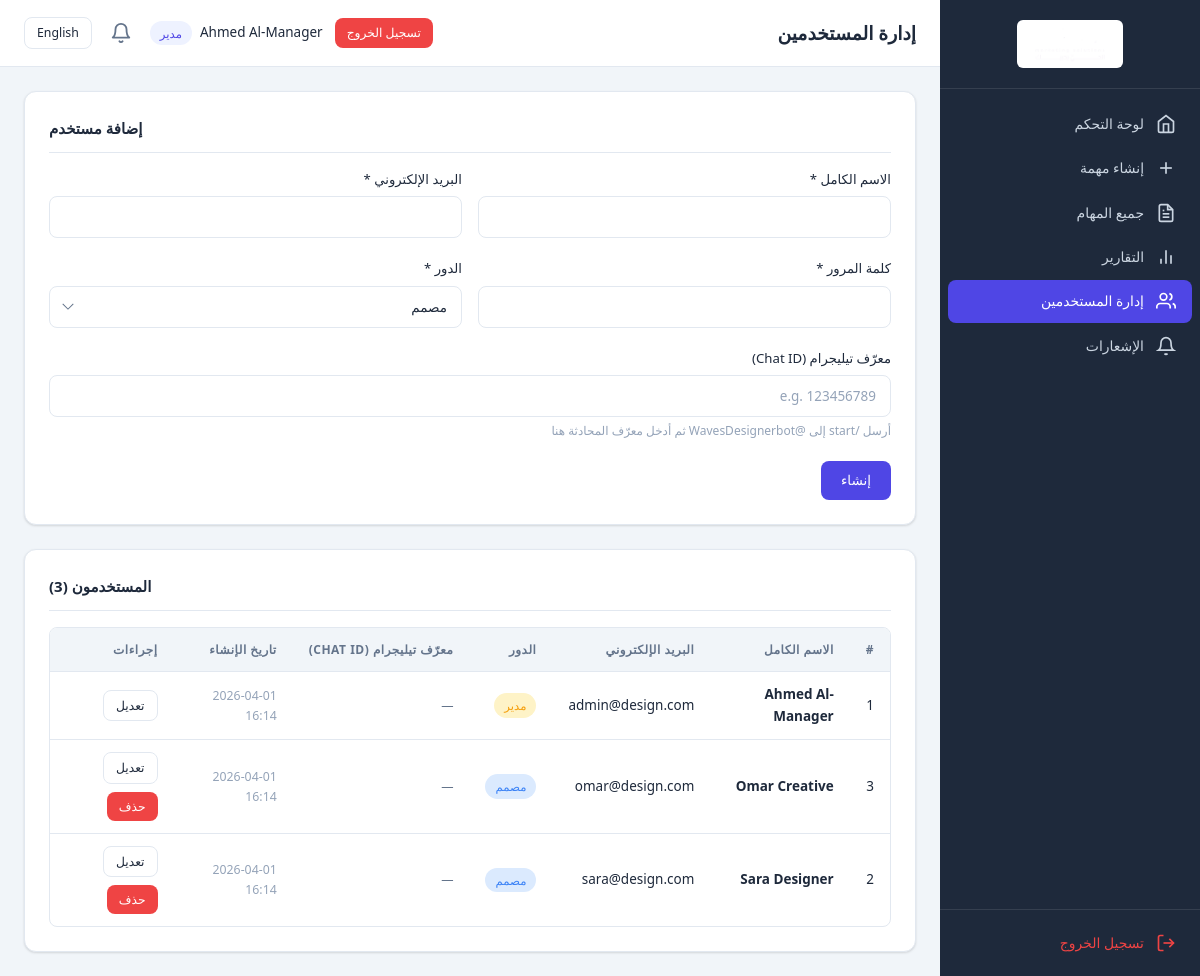
Page /manager/users.php (signed in) on the committed database.
### tables this page shows
CREATE TABLE IF NOT EXISTS `users` (
    `id` INT UNSIGNED NOT NULL AUTO_INCREMENT,
    `full_name` VARCHAR(100) NOT NULL,
    `email` VARCHAR(150) NOT NULL,
    `password` VARCHAR(255) NOT NULL,
    `role` ENUM('manager', 'designer') NOT NULL DEFAULT 'designer',
    `language_preference` ENUM('en', 'ar') NOT NULL DEFAULT 'en',
    `telegram_chat_id` VARCHAR(50) NULL DEFAULT NULL,
    `created_at` DATETIME NOT NULL DEFAULT CURRENT_TIMESTAMP,
    `updated_at` DATETIME NOT NULL DEFAULT CURRENT_TIMESTAMP ON UPDATE CURRENT_TIMESTAMP,
    PRIMARY KEY (`id`),
    UNIQUE KEY `idx_email` (`email`)
);

### includes/language.php (called while the page is built, shortened)
<?php
function loadLanguage() {
    $langFile = __DIR__ . '/../config/lang_' . $_SESSION['lang'] . '.php';
    return $lang;
}
function getCurrentLang() {
    return $_SESSION['lang'] ?? 'en';
}
function getDirection() {
    return (getCurrentLang() === 'ar') ? 'rtl' : 'ltr';
}
function __($key) {
    global $lang;
    return $lang[$key] ?? $key;
}

### includes/auth.php (called while the page is built, shortened)
<?php
require_once __DIR__ . '/language.php';
$lang = loadLanguage();
function isLoggedIn() {
    return isset($_SESSION['user_id']) && !empty($_SESSION['user_id']);
}
function getCurrentUser() {
    return [
        'id'        => $_SESSION['user_id'],
        'full_name' => $_SESSION['full_name'],
        'email'     => $_SESSION['email'],
        'role'      => $_SESSION['role'],
    ];
}
function isManager() {
    return isLoggedIn() && $_SESSION['role'] === ROLE_MANAGER;
}
function generateCSRFToken() {
    return $_SESSION['csrf_token'];
}
function sanitize($input) {
    return htmlspecialchars(trim($input), ENT_QUOTES, 'UTF-8');
}

### includes/helpers.php (called while the page is built, shortened)
<?php
function formatDateTime($date) {
    return date('Y-m-d H:i', strtotime($date));
}
function getAllUsers() {
    $pdo = getDBConnection();
    $stmt = $pdo->query("SELECT id, full_name, email, role, telegram_chat_id, created_at FROM users ORDER BY role, full_name");
    return $stmt->fetchAll();
}

### manager/users.php (the view, shortened to what this page needs)
<?php
require_once __DIR__ . '/../includes/auth.php';
require_once __DIR__ . '/../includes/helpers.php';
$pageTitle = __('user_management');
$editUser = null;
$users = getAllUsers();
include __DIR__ . '/../templates/header.php';
?>
<div class="card mb-3">
    <div class="card-header">
        <h2 class="card-title"><?= $editUser ? __('edit_user') : __('add_user') ?></h2>
    </div>
    <form method="POST" action="/manager/users.php" data-validate="true">
        <div class="form-row">
            <div class="form-group">
                <label class="form-label" for="full_name"><?= __('full_name') ?> *</label>
                <input type="text" id="full_name" name="full_name" class="form-control"
                       value="<?= sanitize($editUser['full_name'] ?? $fullName ?? '') ?>" required>
            </div>
            <div class="form-group">
                <label class="form-label" for="email"><?= __('email') ?> *</label>
                <input type="email" id="email" name="email" class="form-control"
                       value="<?= sanitize($editUser['email'] ?? $email ?? '') ?>" required>
            </div>
        </div>
        <div class="form-row">
            <div class="form-group">
                <label class="form-label" for="password"><?= __('password') ?> <?= $editUser ? '' : '*' ?></label>
                <input type="password" id="password" name="password" class="form-control"
                       <?= $editUser ? '' : 'required' ?> minlength="6">
            </div>
            <div class="form-group">
                <label class="form-label" for="role"><?= __('role') ?> *</label>
                <select id="role" name="role" class="form-control" required>
                    <option value="<?= ROLE_DESIGNER ?>" <?= (isset($editUser) && $editUser['role'] === ROLE_DESIGNER) || (!isset($editUser) && ($role ?? '') === ROLE_DESIGNER) ? 'selected' : '' ?>><?= __('role_designer') ?></option>
                </select>
            </div>
        </div>
        <div class="form-row">
            <div class="form-group">
                <label class="form-label" for="telegram_chat_id"><?= __('telegram_chat_id') ?></label>
                <input type="text" id="telegram_chat_id" name="telegram_chat_id" class="form-control"
                       value="<?= sanitize($editUser['telegram_chat_id'] ?? $telegramChatId ?? '') ?>"
                       placeholder="e.g. 123456789">
                <span class="form-hint"><?= __('telegram_hint') ?></span>
            </div>
        </div>
        <div class="btn-group">
            <button type="submit" class="btn btn-primary"><?= $editUser ? __('update') : __('create') ?></button>
        </div>
    </form>
</div>
<div class="card">
    <div class="card-header">
        <h2 class="card-title"><?= __('users') ?> (<?= count($users) ?>)</h2>
    </div>
    <div class="table-wrapper">
        <table>
            <thead>
                <tr>
                    <th>#</th>
                    <th><?= __('full_name') ?></th>
                    <th><?= __('email') ?></th>
                    <th><?= __('role') ?></th>
                    <th><?= __('telegram_chat_id') ?></th>
                    <th><?= __('created_at') ?></th>
                    <th><?= __('actions') ?></th>
                </tr>
            </thead>
            <tbody>
                <?php foreach ($users as $user): ?>
                <tr>
                    <td><?= $user['id'] ?></td>
                    <td><strong><?= sanitize($user['full_name']) ?></strong></td>
                    <td><?= sanitize($user['email']) ?></td>
                    <td>
                        <span class="badge <?= $user['role'] === ROLE_MANAGER ? 'badge-progress' : 'badge-new' ?>">
                            <?= $user['role'] === ROLE_MANAGER ? __('role_manager') : __('role_designer') ?>
                        </span>
                    </td>
                    <td class="text-small"><?= !empty($user['telegram_chat_id']) ? sanitize($user['telegram_chat_id']) : '<span style="color:var(--text-secondary);">—</span>' ?></td>
                    <td class="text-small text-muted"><?= formatDateTime($user['created_at']) ?></td>
                    <td>
                        <div class="btn-group">
                            <a href="/manager/users.php?edit=<?= $user['id'] ?>" class="btn btn-sm btn-outline"><?= __('edit') ?></a>
                            <?php if ($user['id'] != getCurrentUser()['id']): ?>
                            <a href="/manager/users.php?delete=<?= $user['id'] ?>&csrf_token=<?= urlencode(generateCSRFToken()) ?>"
                               class="btn btn-sm btn-danger"
                               data-confirm="<?= __('confirm_delete_user') ?>"><?= __('delete') ?></a>
                            <?php endif; ?>
                        </div>
                    </td>
                </tr>
                <?php endforeach; ?>
            </tbody>
        </table>
    </div>
</div>
<?php include __DIR__ . '/../templates/footer.php'; ?>

### templates/header.php (shortened to what this page needs)
<?php
$currentUser = getCurrentUser();
$dir = getDirection();
$currentLang = getCurrentLang();
$switchLang = ($currentLang === 'en') ? 'ar' : 'en';
$pageName = isset($pageTitle) ? $pageTitle : __('app_name');
$langSwitchUrl = strtok($_SERVER['REQUEST_URI'], '?');
$queryParams = $_GET;
$queryParams['lang'] = $switchLang;
$langSwitchUrl .= '?' . http_build_query($queryParams);
?>
<!DOCTYPE html>
<html lang="<?= $currentLang ?>" dir="<?= $dir ?>">
<head>
    <link rel="stylesheet" href="/assets/css/style.css">
    <?php if ($dir === 'rtl'): ?>
    <link rel="stylesheet" href="/assets/css/rtl.css">
    <?php endif; ?>
</head>
<body class="<?= $dir ?>">
<?php if (isLoggedIn()): ?>
<div class="app-layout">
    <?php include __DIR__ . '/sidebar.php'; ?>
    <main class="main-content">
        <div class="top-bar">
            <div class="top-bar-left">
                <h1 class="page-title"><?= sanitize($pageName) ?></h1>
            </div>
            <div class="top-bar-right">
                <a href="<?= $langSwitchUrl ?>" class="btn btn-sm btn-outline lang-switch"><?= __('nav_language') ?></a>
                <div class="notif-wrapper" id="notifWrapper">
                    <button class="notif-bell" id="notifBell" aria-label="<?= __('notifications') ?>">
                        <svg width="22" height="22" viewBox="0 0 24 24" fill="none" stroke="currentColor" stroke-width="2" stroke-linecap="round" stroke-linejoin="round"><path d="M18 8A6 6 0 006 8c0 7-3 9-3 9h18s-3-2-3-9"/><path d="M13.73 21a2 2 0 01-3.46 0"/></svg>
                    </button>
                </div>
                <div class="user-info">
                    <span class="user-name"><?= sanitize($currentUser['full_name']) ?></span>
                    <span class="user-role badge badge-role"><?= isManager() ? __('role_manager') : __('role_designer') ?></span>
                </div>
                <a href="/logout.php" class="btn btn-sm btn-danger"><?= __('logout') ?></a>
            </div>
        </div>
        <div class="content-wrapper">
<?php endif; ?>

### assets/css/rtl.css (style rules this page uses)
.rtl { text-align: right; }
.rtl th, .rtl td { text-align: right; }
.rtl .form-group { text-align: right; }
.rtl select.form-control { background-position: left 12px center; padding-left: 36px; padding-right: 14px; }
.rtl .top-bar-right { flex-direction: row-reverse; }
.rtl .card-header { flex-direction: row-reverse; }

### rows in the picture
users: full_name "Ahmed Al-Manager", id "1", email "admin@design.com", created_at "2026-04-01 16:14"
users: id "3", full_name "Omar Creative", email "omar@design.com", created_at "2026-04-01 16:14"
users: id "2", full_name "Sara Designer", email "sara@design.com", created_at "2026-04-01 16:14"

### other values in the picture
__('nav_dashboard') "لوحة التحكم"
__('nav_create_task') "إنشاء مهمة"
__('nav_all_tasks') "جميع المهام"
__('nav_reports') "التقارير"
__('nav_users') "إدارة المستخدمين"
__('notifications') "الإشعارات"
__('logout') "تسجيل الخروج"
$pageName "إدارة المستخدمين"
__('nav_language') "English"
__('role_manager') "مدير"
__('add_user') "إضافة مستخدم"
__('full_name') "الاسم الكامل"
__('email') "البريد الإلكتروني"
__('password') "كلمة المرور"
__('role') "الدور"
